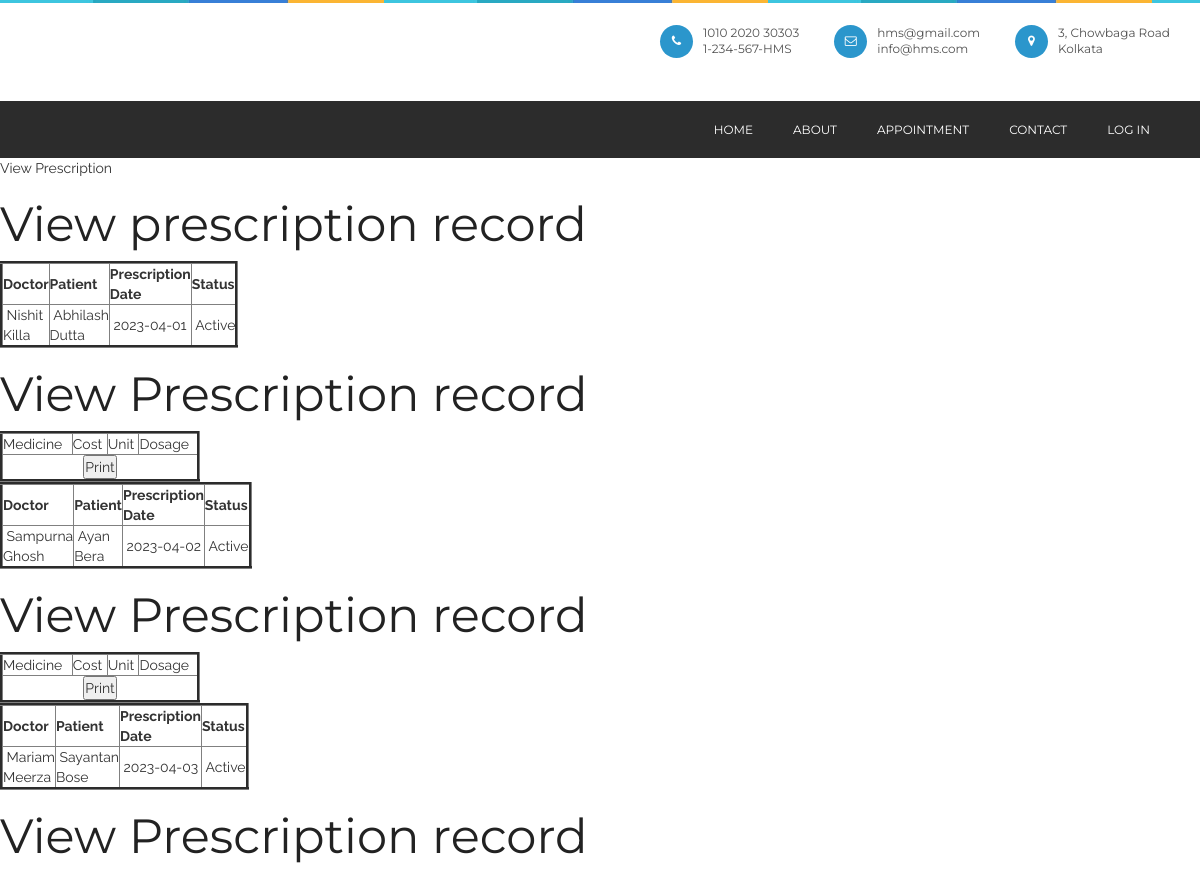
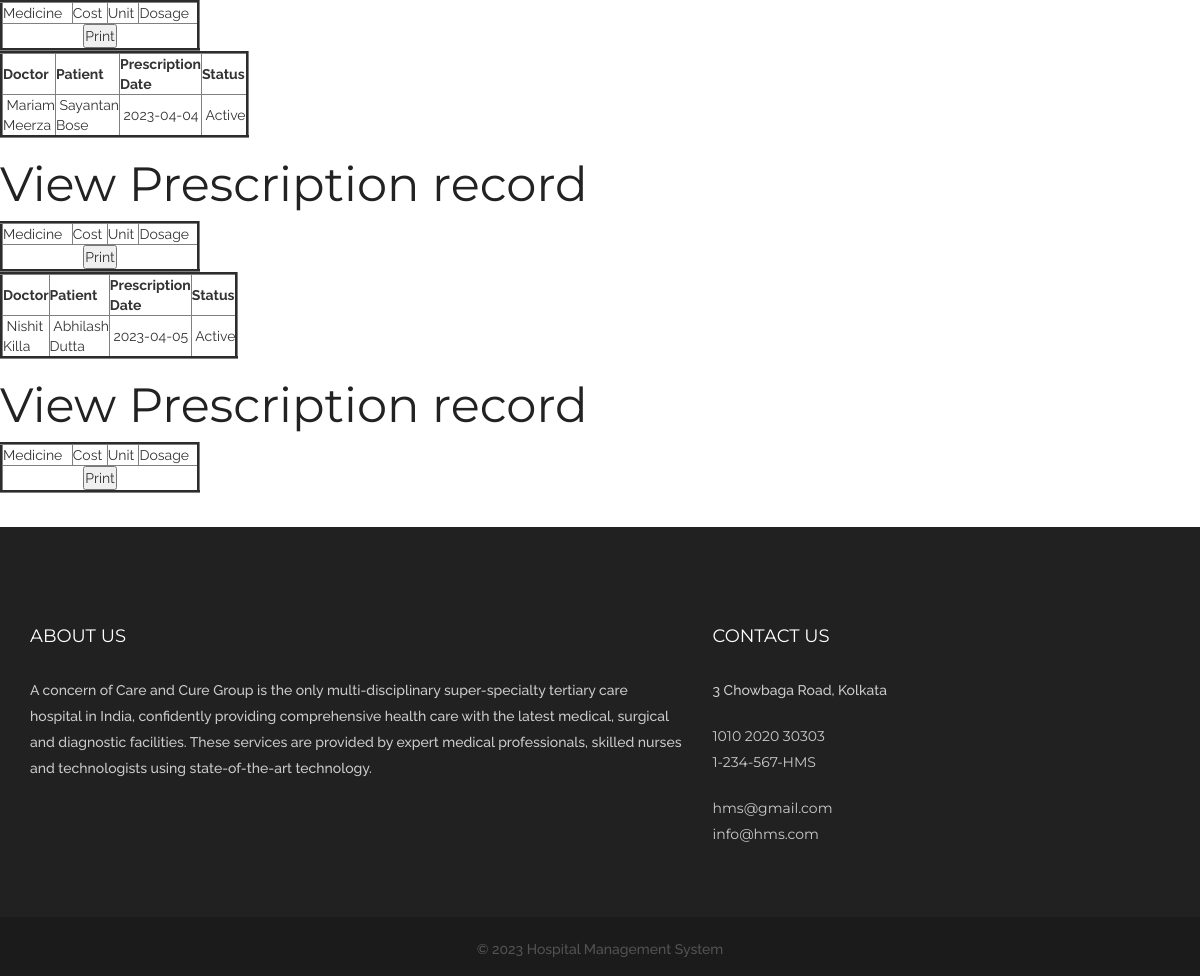
Screenshot of /viewprescription.php with the database file from the repository (2 pictures, top to bottom).
### tables this page shows
CREATE TABLE IF NOT EXISTS `prescription` (
  `prescriptionid` int(10) NOT NULL AUTO_INCREMENT,
  `treatment_records_id` int(10) NOT NULL,
  `doctorid` int(10) NOT NULL,
  `patientid` int(10) NOT NULL,
  `delivery_type` varchar(10) NOT NULL COMMENT 'Delivered through appointment or online order',
  `delivery_id` int(10) NOT NULL COMMENT 'appointmentid or orderid',
  `prescriptiondate` date NOT NULL,
  `status` varchar(10) NOT NULL,
  `appointmentid` int(10) NOT NULL,
  PRIMARY KEY (`prescriptionid`)
);

CREATE TABLE IF NOT EXISTS `doctor` (
  `doctorid` int(10) NOT NULL AUTO_INCREMENT,
  `doctorname` varchar(50) NOT NULL,
  `mobileno` varchar(15) NOT NULL,
  `departmentid` int(10) NOT NULL,
  `loginid` varchar(25) NOT NULL,
  `password` varchar(25) NOT NULL,
  `status` varchar(10) NOT NULL,
  `education` varchar(25) NOT NULL,
  `experience` float(11,1) NOT NULL,
  `consultancy_charge` float(10,2) NOT NULL,
  PRIMARY KEY (`doctorid`)
);

CREATE TABLE IF NOT EXISTS `patient` (
  `patientid` int(10) NOT NULL AUTO_INCREMENT,
  `patientname` varchar(50) NOT NULL,
  `admissiondate` date NOT NULL,
  `admissiontime` time NOT NULL,
  `address` varchar(250) NOT NULL,
  `mobileno` varchar(15) NOT NULL,
  `city` varchar(25) NOT NULL,
  `pincode` varchar(20) NOT NULL,
  `loginid` varchar(50) NOT NULL,
  `password` varchar(25) NOT NULL,
  `bloodgroup` varchar(20) NOT NULL,
  `gender` varchar(10) NOT NULL,
  `dob` date NOT NULL,
  `status` varchar(10) NOT NULL,
  PRIMARY KEY (`patientid`),
  KEY `loginid` (`loginid`)
);

### viewprescription.php (the view, shortened to what this page needs)
<?php
include("header.php");
include("dbconnection.php");
?>
<div class="wrapper col2">
  <div id="breadcrumb">
    <ul>
      <li class="first">View Prescription</li></ul>
  </div>
</div>
<div class="wrapper col4">
  <div id="container">
    <h1>View prescription record</h1>
<?php
$sql ="SELECT * FROM prescription";
$qsql = mysqli_query($con,$sql);
while($rs = mysqli_fetch_array($qsql))
{
	$sqlpatient = "SELECT * FROM patient WHERE patientid='$rs[patientid]'";
	$qsqlpatient = mysqli_query($con,$sqlpatient);
	$rspatient = mysqli_fetch_array($qsqlpatient);
	$sqldoctor = "SELECT * FROM doctor WHERE doctorid='$rs[doctorid]'";
	$qsqldoctor = mysqli_query($con,$sqldoctor);
	$rsdoctor = mysqli_fetch_array($qsqldoctor);
?>
    <table width="200" border="3">
          <tbody>
            <tr>
              <td><strong>Doctor</strong></td>
              <td><strong>Patient</strong></td>
              <td><strong>Prescription Date</strong></td>
              <td><strong>Status</strong></td>
            </tr>
              <?php
            echo "<tr>
              <td>&nbsp;$rsdoctor[doctorname]</td>
              <td>&nbsp;$rspatient[patientname]</td>
               <td>&nbsp;$rs[prescriptiondate]</td>
            <td>&nbsp;$rs[status]</td>
            </tr>";
            ?>
          </tbody>
        </table>
      <h1>View Prescription record</h1>
        <table width="200" border="3">
          <tbody>
            <tr>
              <td>Medicine</td>
              <td>Cost</td>
              <td>Unit</td>
              <td>Dosage</td>
            </tr>
            <tr>
              <td colspan="6"><div align="center">
                <input type="submit" name="print" id="print" value="Print" onclick="myFunction()"/>
              </div></td>
              </tr>
          </tbody>
        </table>
<?php
}
?>        <p>&nbsp;</p>
  </div>
</div>
<?php
include("footer.php");
?>

### header.php (shortened to what this page needs)
<!doctype html>
<html class="no-js" lang="en">
<head>
<link rel="stylesheet" type="text/css" href="rs-plugin/css/settings.css" media="screen" />
<link rel="stylesheet" href="css/ionicons.min.css">
<link rel="stylesheet" href="css/bootstrap.min.css">
<link rel="stylesheet" href="css/font-awesome.min.css">
<link rel="stylesheet" href="css/main.css">
<link rel="stylesheet" href="css/style.css">
<link rel="stylesheet" href="css/responsive.css">
<link rel="stylesheet" href="sweetalert2.min.css">
</head>
<body>
  <header class="header-style-2">
    <div class="container">
      <div class="head-info">
        <ul>
          <li> <i class="fa fa-phone"></i>
            <p>1010 2020 30303<br>
              1-234-567-HMS</p>
          </li>
          <li> <i class="fa fa-envelope-o"></i>
            <p>hms@gmail.com<br>
              info@hms.com</p>
          </li>
          <li> <i class="fa fa-map-marker"></i>
            <p>3, Chowbaga Road<br>
             Kolkata</p>
          </li>
        </ul>
      </div>
    </div>
    <nav class="navbar ownmenu">
      <div class="container">
        <div class="collapse navbar-collapse navbar-right" id="nav-open-btn">
          <ul class="nav">
            <li> <a href="index.php">Home </a></li>
            <li><a href="about.php">About</a></li>
            <li><a href="patientappointment.php">Appointment </a></li>
            <li><a href="contact.php">Contact </a></li>
            <li class="dropdown"> <a href="#" class="dropdown-toggle" data-toggle="dropdown">Log In </a>
            </li>
          </ul>
        </div>
      </div>
    </nav>
  </header>

### footer.php (shortened to what this page needs)
  <footer class="footer-2">
    <div class="container">
      <div class="row">
        <div class="col-sm-7">
          <h6>About Us</h6>
          <div class="about-foot">
            <p>A concern of Care and Cure Group is the only multi-disciplinary super-specialty tertiary care hospital in India, confidently providing comprehensive health care with the latest medical, surgical and diagnostic facilities. These services are provided by expert medical professionals, skilled nurses and technologists using state-of-the-art technology. </p>
          </div>
        </div>
        <div class="col-sm-5">
          <div class="con-info">
            <h6>Contact Us</h6>
            <p>3 Chowbaga Road, Kolkata</p>
            <ul>
              <li class="mobile">
                <p>1010 2020 30303</p>
                <p>1-234-567-HMS</p>
              </li>
              <li class="email">
                <p>hms@gmail.com</p>
                <p>info@hms.com</p>              </li>
            </ul>
          </div>
        </div>
      </div>
    </div>
  </footer>
  <div class="rights style-2">
    <div class="container">
      <p>© <?php echo date("Y"); ?> Hospital Management System</span></p>
    </div>
  </div>
</body>
</html>

### css/style.css (style rules this page uses)
* { margin: 0px; padding: 0px; }
body { background: #fff; font-weight: normal; position: relative; font-size: 14px; font-family: "Raleway", sans-serif; }
h1, h2, h3, h4, h5, h6 { font-weight: normal; color: #222222; font-family: "Montserrat", sans-serif; }
h1 { font-size: 48px; }
h6 { font-size: 14px; }
p { color: #535353; font-size: 14px; letter-spacing: 0px; line-height: 24px; font-weight: 500; text-rendering: optimizeLegibility; }
a { -webkit-transition: all 0.4s ease-in-out; -moz-transition: all 0.4s ease-in-out; -o-transition: all 0.4s ease-in-out; -ms-transition: all 0.4s ease-in-out; transition: all 0.4s ease-in-out; text-decoration: none !important; }
a { text-decoration: none; color: #141414; }
header { width: 100%; z-index: 999; background: none; padding: 0px 0; position: relative; padding-top: 30px; position: relative; background: #fff url(../images/hr-bar.jpg) repeat-x; padding: 25px 0; }
header .container { position: relative; }
header .navbar { border: none; margin: 0px; position: static; padding: 0px; border-radius: 0px; text-align: center; float: right; min-height: inherit; }
header .nav { padding: 0px; margin: 0px; }
header .navbar { display: inline-block; -webkit-transition: 0.2s ease-in-out; -moz-transition: 0.2s ease-in-out; -ms-transition: 0.2s ease-in-out; -o-transition: 0.2s ease-in-out; transition: 0.2s ease-in-out; }
header .navbar li { display: inline-block; margin: 0; position: relative; }
header .navbar li a { font-size: 13px; font-family: "Montserrat", sans-serif; font-weight: 400; padding: 10px 15px; letter-spacing: 0px; text-transform: uppercase; }
.navbar-collapse { padding: 0px; float: left; }
.ownmenu { float: left; }
header .navbar li a:before { position: absolute; left: 0px; bottom: 0px; height: 100%; width: 0px; background: #629ee7; content: ""; z-index: -1; -webkit-transition: 0.2s ease-in-out; -moz-transition: 0.2s ease-in-out; -ms-transition: 0.2s ease-in-out; -o-transition: 0.2s ease-in-out; transition: 0.2s ease-in-out; }
.header-style-2 { position: relative; background: url(../images/hr-bar.jpg) repeat-x; padding-top: 25px; }
.head-info { float: right; }
.head-info li { list-style: none; display: inline-block; float: left; margin-left: 35px; }
.head-info li i { height: 33px; width: 33px; border-radius: 50%; display: table-cell; vertical-align: top; background: #2b96cc; text-align: center; line-height: 33px; color: #fff; margin-right: 10px; float: left; margin-top: 0px; font-size: 12px; }
.head-info li p { font-weight: 400; font-size: 12px; line-height: 16px; display: table-cell; font-family: "Montserrat", sans-serif; }
.header-style-2 .navbar li a { text-transform: uppercase; padding: 20px; float: left; color: #fff; font-size: 12px; }
.header-style-2 { left: 0px; width: 100%; }
.header-style-2 .navbar { width: 100%; margin-top: 25px; }
.header-style-2 .navbar li:nth-child(1) { margin-left: 0px; }
.header-style-2 .navbar { background: rgba(22, 22, 22, 0.9); }
footer { background: #212121; position: relative; z-index: 99; }
footer p { color: #757575; }
footer ul li { margin-bottom: 20px; }
footer li { list-style: none; }
.rights { background: #1b1b1b; text-align: center; padding: 20px 0; }
.rights p { margin: 0px; }
footer p { color: #cbcbcb; line-height: 26px; }
.rights { background: #fcb532; padding: 20px 0; padding-bottom: 15px; }
.rights p { margin-bottom: 0px; font-size: 14px; }
.footer-2 { padding: 100px 0; padding-bottom: 50px; }
.footer-2 h6 { color: #fff; text-transform: uppercase; font-weight: 400; margin: 0px; font-size: 18px; margin-bottom: 30px; }
.con-info li p { font-family: "Montserrat", sans-serif; margin-bottom: 0px; font-weight: 400; }
.con-info li { list-style: none; margin-top: 20px; }
.rights.style-2 { text-align: center; background: #1b1b1b; }
.rights.style-2 p { font-size: 14px; }

### rows the page displays
prescription: doctorid.doctorname "Nishit Killa", patientid.patientname "Abhilash Dutta", prescriptiondate "2023-04-01", status "Active"
prescription: doctorid.doctorname "Sampurna Ghosh", patientid.patientname "Ayan Bera", prescriptiondate "2023-04-02", status "Active"
prescription: doctorid.doctorname "Mariam Meerza", patientid.patientname "Sayantan Bose", prescriptiondate "2023-04-03", status "Active"
prescription: doctorid.doctorname "Mariam Meerza", patientid.patientname "Sayantan Bose", prescriptiondate "2023-04-04", status "Active"
prescription: doctorid.doctorname "Nishit Killa", patientid.patientname "Abhilash Dutta", prescriptiondate "2023-04-05", status "Active"
